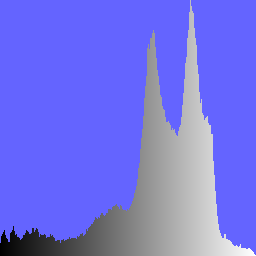

This figure's Python source:
from PIL import Image

image = Image.open("./three.jpg")
raster = image.load()

levels = [0 for _ in range(256)]

for x in range(image.width):
    for y in range(image.height):
        pixel = raster[x,y]
        
        r = pixel[0]
        g = pixel[1]
        b = pixel[2]
        
        v = int(.2 * r + .7 * g + .1 * b)
        levels[v] +=1
        
        raster[x,y] = (v, v, v)
        
image.save("./bw.png")
print(levels)

max_level = max(levels)

histogram = Image.new("RGB", (256, 256))
histogramRaster = histogram.load()

for x in range(256):
    for y in range(256):
        level = levels[x]
        if((256-y-1) < level/max_level*256):
            histogramRaster[x,y] = (x, x, x)
        else:
            histogramRaster[x,y] = (100, 100, 255)
histogram.save("three.png")

